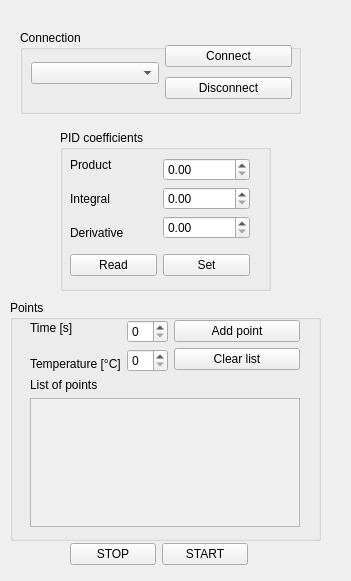
<?xml version="1.0" encoding="UTF-8"?>
<ui version="4.0">
 <class>MainWindow</class>
 <widget class="QMainWindow" name="MainWindow">
  <property name="enabled">
   <bool>true</bool>
  </property>
  <property name="geometry">
   <rect>
    <x>0</x>
    <y>0</y>
    <width>351</width>
    <height>581</height>
   </rect>
  </property>
  <property name="windowTitle">
   <string>Reflow oven</string>
  </property>
  <widget class="QWidget" name="centralwidget">
   <widget class="QGroupBox" name="connectionGroupBox">
    <property name="geometry">
     <rect>
      <x>20</x>
      <y>30</y>
      <width>281</width>
      <height>84</height>
     </rect>
    </property>
    <property name="title">
     <string>Connection</string>
    </property>
    <property name="flat">
     <bool>false</bool>
    </property>
    <widget class="QWidget" name="">
     <property name="geometry">
      <rect>
       <x>11</x>
       <y>11</y>
       <width>261</width>
       <height>64</height>
      </rect>
     </property>
     <layout class="QHBoxLayout" name="horizontalLayout">
      <item>
       <widget class="QComboBox" name="TTyComboBox"/>
      </item>
      <item>
       <layout class="QVBoxLayout" name="verticalLayout">
        <item>
         <widget class="QPushButton" name="connectButton">
          <property name="text">
           <string>Connect</string>
          </property>
         </widget>
        </item>
        <item>
         <widget class="QPushButton" name="disconnectButton">
          <property name="text">
           <string>Disconnect</string>
          </property>
         </widget>
        </item>
       </layout>
      </item>
     </layout>
    </widget>
    <zorder>TTyComboBox</zorder>
    <zorder>connectButton</zorder>
    <zorder>disconnectButton</zorder>
    <zorder>connectButton</zorder>
    <zorder>disconnectButton</zorder>
    <zorder>connectButton</zorder>
   </widget>
   <widget class="QGroupBox" name="groupBox">
    <property name="geometry">
     <rect>
      <x>60</x>
      <y>130</y>
      <width>211</width>
      <height>161</height>
     </rect>
    </property>
    <property name="title">
     <string>PID coefficients</string>
    </property>
    <widget class="QWidget" name="">
     <property name="geometry">
      <rect>
       <x>10</x>
       <y>20</y>
       <width>180</width>
       <height>134</height>
      </rect>
     </property>
     <layout class="QVBoxLayout" name="verticalLayout_4">
      <item>
       <layout class="QHBoxLayout" name="horizontalLayout_2">
        <item>
         <layout class="QVBoxLayout" name="verticalLayout_2">
          <property name="spacing">
           <number>20</number>
          </property>
          <item>
           <widget class="QLabel" name="label">
            <property name="text">
             <string>Product</string>
            </property>
           </widget>
          </item>
          <item>
           <widget class="QLabel" name="label_2">
            <property name="text">
             <string>Integral</string>
            </property>
           </widget>
          </item>
          <item>
           <widget class="QLabel" name="label_3">
            <property name="text">
             <string>Derivative</string>
            </property>
           </widget>
          </item>
         </layout>
        </item>
        <item>
         <layout class="QVBoxLayout" name="verticalLayout_3">
          <item>
           <widget class="QDoubleSpinBox" name="doubleSpinBox"/>
          </item>
          <item>
           <widget class="QDoubleSpinBox" name="doubleSpinBox_2"/>
          </item>
          <item>
           <widget class="QDoubleSpinBox" name="doubleSpinBox_3"/>
          </item>
         </layout>
        </item>
       </layout>
      </item>
      <item>
       <layout class="QHBoxLayout" name="horizontalLayout_3">
        <item>
         <widget class="QPushButton" name="pushButton">
          <property name="text">
           <string>Read</string>
          </property>
         </widget>
        </item>
        <item>
         <widget class="QPushButton" name="pushButton_2">
          <property name="text">
           <string>Set</string>
          </property>
         </widget>
        </item>
       </layout>
      </item>
     </layout>
    </widget>
   </widget>
   <widget class="QGroupBox" name="groupBox_2">
    <property name="geometry">
     <rect>
      <x>10</x>
      <y>300</y>
      <width>311</width>
      <height>241</height>
     </rect>
    </property>
    <property name="title">
     <string>Points</string>
    </property>
    <widget class="QWidget" name="">
     <property name="geometry">
      <rect>
       <x>20</x>
       <y>20</y>
       <width>270</width>
       <height>207</height>
      </rect>
     </property>
     <layout class="QVBoxLayout" name="verticalLayout_8">
      <item>
       <layout class="QHBoxLayout" name="horizontalLayout_5">
        <item>
         <layout class="QHBoxLayout" name="horizontalLayout_4">
          <item>
           <layout class="QVBoxLayout" name="verticalLayout_5">
            <property name="spacing">
             <number>20</number>
            </property>
            <item>
             <widget class="QLabel" name="label_4">
              <property name="text">
               <string>Time [s]</string>
              </property>
             </widget>
            </item>
            <item>
             <widget class="QLabel" name="label_5">
              <property name="text">
               <string>Temperature [°C]</string>
              </property>
             </widget>
            </item>
           </layout>
          </item>
          <item>
           <layout class="QVBoxLayout" name="verticalLayout_6">
            <item>
             <widget class="QSpinBox" name="spinBox"/>
            </item>
            <item>
             <widget class="QSpinBox" name="spinBox_2"/>
            </item>
           </layout>
          </item>
         </layout>
        </item>
        <item>
         <layout class="QVBoxLayout" name="verticalLayout_7">
          <item>
           <widget class="QPushButton" name="pushButton_3">
            <property name="text">
             <string>Add point</string>
            </property>
           </widget>
          </item>
          <item>
           <widget class="QPushButton" name="pushButton_4">
            <property name="text">
             <string>Clear list</string>
            </property>
           </widget>
          </item>
         </layout>
        </item>
       </layout>
      </item>
      <item>
       <widget class="QLabel" name="label_6">
        <property name="text">
         <string>List of points</string>
        </property>
       </widget>
      </item>
      <item>
       <widget class="QScrollArea" name="scrollArea">
        <property name="widgetResizable">
         <bool>true</bool>
        </property>
        <widget class="QWidget" name="scrollAreaWidgetContents">
         <property name="geometry">
          <rect>
           <x>0</x>
           <y>0</y>
           <width>266</width>
           <height>110</height>
          </rect>
         </property>
        </widget>
       </widget>
      </item>
     </layout>
    </widget>
    <zorder>scrollArea</zorder>
    <zorder>label_4</zorder>
    <zorder>label_5</zorder>
    <zorder>spinBox</zorder>
    <zorder>spinBox_2</zorder>
    <zorder>label_6</zorder>
    <zorder>pushButton_3</zorder>
    <zorder>pushButton_4</zorder>
    <zorder></zorder>
   </widget>
   <widget class="QWidget" name="">
    <property name="geometry">
     <rect>
      <x>70</x>
      <y>540</y>
      <width>178</width>
      <height>29</height>
     </rect>
    </property>
    <layout class="QHBoxLayout" name="horizontalLayout_6">
     <item>
      <widget class="QPushButton" name="pushButton_6">
       <property name="text">
        <string>STOP</string>
       </property>
      </widget>
     </item>
     <item>
      <widget class="QPushButton" name="pushButton_5">
       <property name="text">
        <string>START</string>
       </property>
      </widget>
     </item>
    </layout>
   </widget>
  </widget>
 </widget>
 <resources/>
 <connections/>
</ui>
